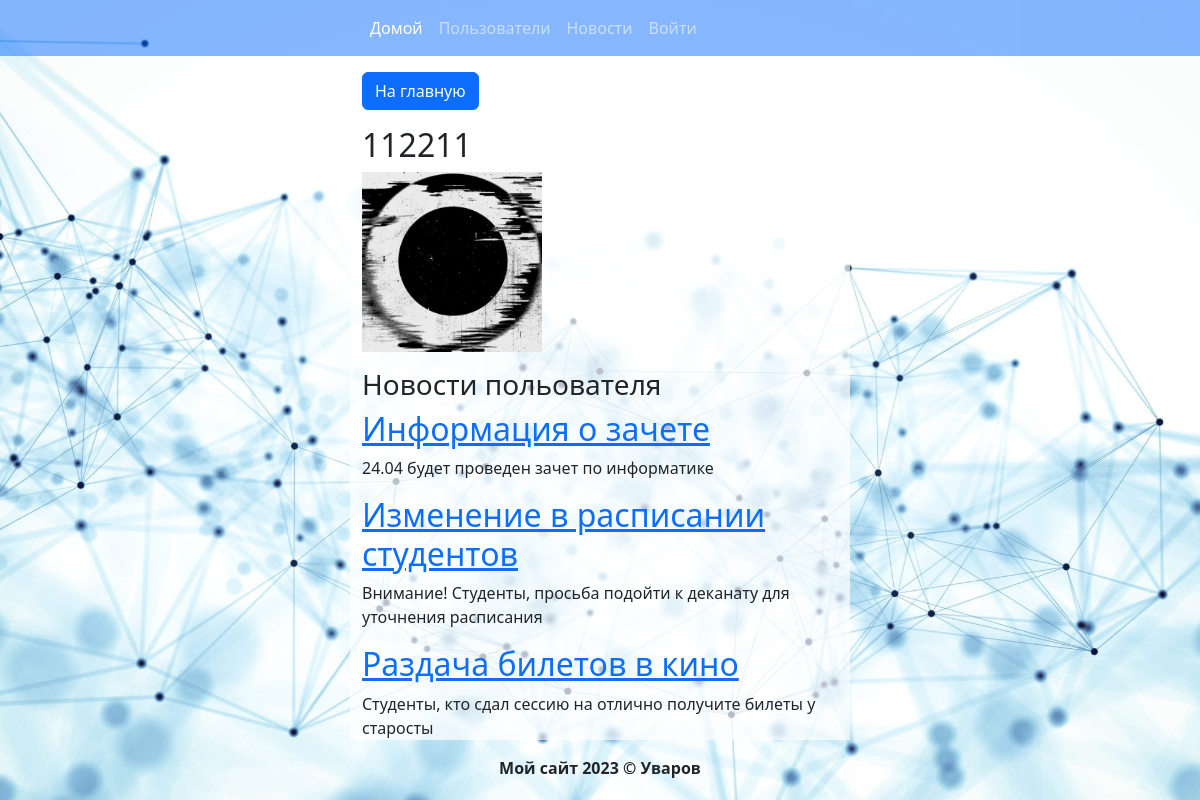
The app's page /profile/1 with its own data.
### data/users.py (models this page shows, shortened)
class User(SqlAlchemyBase, UserMixin):
    __tablename__ = 'users'
    id = sqlalchemy.Column(sqlalchemy.Integer,
                           primary_key=True, autoincrement=True)
    name = sqlalchemy.Column(sqlalchemy.String, nullable=True)
    about = sqlalchemy.Column(sqlalchemy.String, nullable=True)
    email = sqlalchemy.Column(sqlalchemy.String,
                              index=True, unique=True, nullable=True)
    hashed_password = sqlalchemy.Column(sqlalchemy.String, nullable=True)
    created_date = sqlalchemy.Column(sqlalchemy.DateTime,
                                     default=datetime.datetime.now)
    avatar = sqlalchemy.Column(sqlalchemy.String, nullable=True)

### data/news.py (models this page shows)
class News(SqlAlchemyBase):
    __tablename__ = 'news'
    id = sqlalchemy.Column(sqlalchemy.Integer,
                           primary_key=True, autoincrement=True)
    title = sqlalchemy.Column(sqlalchemy.String, nullable=True)
    content = sqlalchemy.Column(sqlalchemy.String, nullable=True)
    created_date = sqlalchemy.Column(sqlalchemy.DateTime,
                                     default=datetime.datetime.now)
    is_private = sqlalchemy.Column(sqlalchemy.Boolean, default=True)
    user_id = sqlalchemy.Column(sqlalchemy.Integer,
                                sqlalchemy.ForeignKey("users.id"))
    user = orm.relationship('User')

### main.py (the view)
@app.route('/profile/<int:id>')
def profile(id):
    db_sess = db_session.create_session()
    user = db_sess.query(User).filter(User.id == id).first()
    news = db_sess.query(News).filter(News.user_id == id).all()
    return render_template('user_profile.html', user=user, news=news)

### data/db_session.py (called while the page is built)
def create_session() -> Session:
    global __factory
    return __factory()

### templates/user_profile.html (shortened to what this page needs)
{% extends "base.html" %}
{% block content %}
<a href="/" class="btn btn-primary " role="button">На главную</a>
<div class="mt-3">
    <div>
        <h2>{{ user.name }}</h2>
        {%if user.avatar %}
        <img src="/static/{{user.avatar}}" width="180" height="180" alt="" class="round"/>
        {% else %}
        <img src="/static/user.png" width="180" height="180" alt="" class="round"/>
        {% endif %}
    </div>
    <div class="mt-3">
        <h3>Новости польователя</h3>
        {% for i in news if i.title %}
        <div>
            <a href="/news/{{i.id}}">
                <h2>{{ i.title }}</h2>
            </a>
            <p>{{ i.content }}</p>
        </div>
        {% endfor %}
    </div>
</div>
{% endblock %}

### templates/base.html (style rules this page uses)
body { background-image: url(/static/bg.jpg); background-size: cover; }

### records on screen
User: name "112211", avatar (picture)
News: title "Информация о зачете", content "24.04 будет проведен зачет по информатике"
News: title "Изменение в расписании студентов", content "Внимание! Студенты, просьба подойти к деканату для уточнения расписания"
News: title "Раздача билетов в кино", content "Студенты, кто сдал сессию на отлично получите билеты у старосты"
